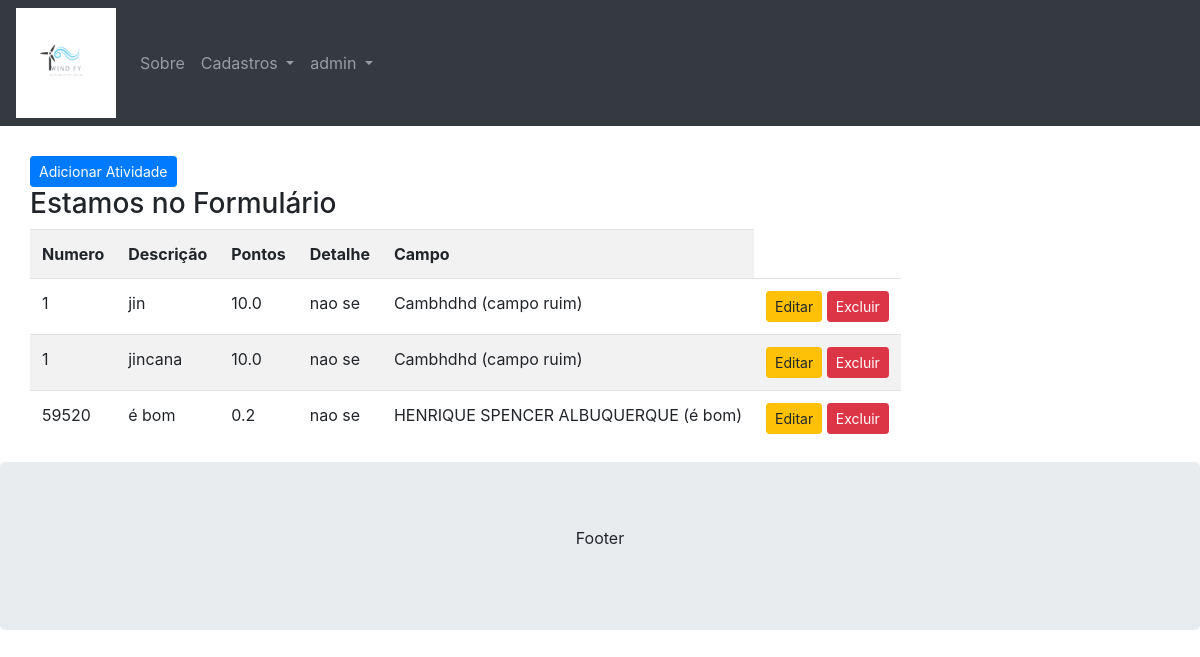
Page /cadastros/listar/atividades/ (signed in) on the committed database.
### cadastros/models.py (models this page shows, shortened)
class Atividade(models.Model):
    numero = models.IntegerField(verbose_name="Número")
    descricao = models.CharField(max_length=150, verbose_name='Descrição')
    pontos = models.DecimalField(decimal_places=1, max_digits=4)
    detalhes = models.CharField(max_length=100)
    campo = models.ForeignKey(Campo, on_delete=models.PROTECT) #ele nao vai deixar deletar o campo se houver alguma atv cadastrada com ele

class Campo(models.Model):
    nome = models.CharField(max_length=50)
    descricao = models.CharField(max_length=150, verbose_name='Descrição')#verbose_name vai mostrar o nome armazenado nele
    def __str__(self): #é tipo um toString, se nao ele ia imprimir tipo o enderço de memoria
        return "{} ({})".format(self.nome, self.descricao) # o nome vai para a primeira chave e a descricao para a segunda

### cadastros/views.py (the view)
# urls.py: path('listar/atividades/', AtividadeList.as_view(), name="listar-atividades"),  # int pk = primari key
class AtividadeList(LoginRequiredMixin, ListView): #TODO:login serve para ficar acessivel so se logado
    login_url = reverse_lazy('login')
    model = Atividade
    template_name = 'cadastros/listas/atividade.html'

### cadastros/templates/cadastros/Listas/atividade.html (shortened to what this page needs)
{% extends '../modelo.html' %}
{% load static %}
{% block conteudo1 %}
    <a href="{% url 'cadastrar-atividade' %}" class="btn btn-primary btn-sm">Adicionar Atividade</a>
    <h3>Estamos no Formulário</h3>
    <div class="table-responsive">
        <table class=" table table-striped">
            <tr>
                <th>Numero</th>
                <th>Descrição</th>
                <th>Pontos</th>
                <th>Detalhe</th>
                <th>Campo</th>
            </tr>
            {% for atividade in object_list %}
                <tr>
                    <td>{{ atividade.numero }}</td>
                    <td>{{ atividade.descricao }}</td>
                    <td>{{ atividade.pontos }}</td>
                    <td>{{ atividade.detalhes }}</td>
                    <td>{{ atividade.campo }}</td>
                    <td>
                        <a href="{% url 'editar-atividade' atividade.pk %}" class="btn btn-warning btn-sm" title="Editar">Editar</a>
                        <a href="{% url 'excluir-atividade' atividade.pk %}" class="btn btn-danger btn-sm" title="Excluir">Excluir</a>
                    </td>
                </tr>
                {% empty %}
                <tr>
                    <td colspan="3"> Nenhum Campo Registrado</td>
                </tr>
            {% endfor %}
        </table>
    </div>
{% endblock %}

### cadastros/templates/cadastros/modelo.html (shortened to what this page needs)
{% load static %}
<!DOCTYPE html>
<html lang="en">
<head>
  <link rel="stylesheet" href="https://maxcdn.bootstrapcdn.com/bootstrap/4.5.2/css/bootstrap.min.css">
</head>
<body>
<nav class="navbar navbar-expand-sm bg-dark navbar-dark">
  <a class="navbar-brand bg-white" href="{% url 'index' %}" >
      <img src="{% static 'img/logo.png' %}" class="rounded" alt="Logo" style="width:100px;">
  </a>
  <ul class="navbar-nav">
    <li class="nav-item">
      <a class="nav-link"  href="{% url 'sobre' %}">Sobre</a>
    </li>
    <li class="nav-item dropdown">
      <a class="nav-link dropdown-toggle" href="#" id="navbardrop" data-toggle="dropdown">
        Cadastros
      </a>
    </li>
    <li class="nav-item dropdown nav-item-right">
      <a class="nav-link dropdown-toggle" href="#" id="navbardrop" data-toggle="dropdown">
          {{ request.user }}
      </a>
    </li>
  </ul>
</nav>
<div class="container" style="margin-top:30px">
  <div class="row">
    <div class="">
        {% block conteudo1 %}{% endblock %}
     </div>
  </div>
</div>
{% block footer %}
<div class="jumbotron text-center" style="margin-bottom:0">
  <p>Footer</p>
</div>
{% endblock %}
</body>
</html>

### rows in the picture
Atividade: numero "1", descricao "jin", pontos "10.0", detalhes "nao se", campo "Cambhdhd (campo ruim)"
Atividade: numero "1", descricao "jincana", pontos "10.0", detalhes "nao se", campo "Cambhdhd (campo ruim)"
Atividade: numero "59520", descricao "é bom", pontos "0.2", detalhes "nao se", campo "HENRIQUE SPENCER ALBUQUERQUE (é bom)"

### other values in the picture
{{ request.user }} "admin"
